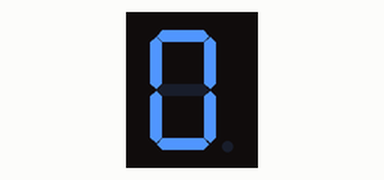
This sketch was run on a simulated Arduino Uno, built with avr-gcc and run on an emulated ATmega328P. Shown: 1-digit seven-segment display. Wiring (inferred from the names in the program): 1-digit 7-segment display, segments lit when HIGH: segments pin 7, pin 11, pin 8, pin 10, pin 6, pin 5, pin 4, pin 9. The segment pins are drawn as the display they are named for; what the sketch prints to the serial monitor is not drawn.

Above: at 0.2 s.
At 1.2 s:
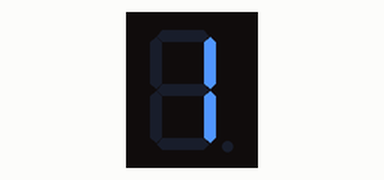
At 3.2 s:
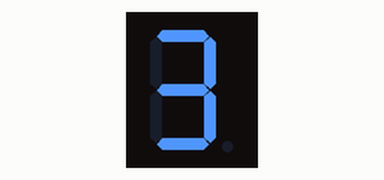
At 5.2 s:
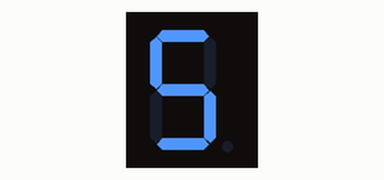
At 7.2 s:
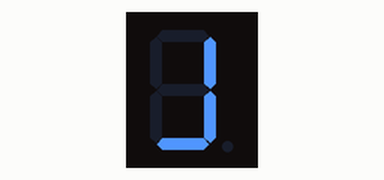
At 10.2 s:
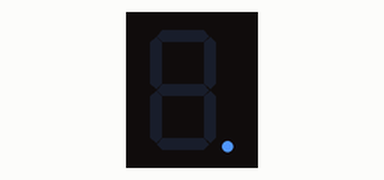

Measured:
- by itself, everything shown: repeats every 11.0 s, in 11 steps
- what the display in image 0 shows lasts 1.0 s, from 0.1 s to 1.1 s

The sketch:

sketch_jan17a-7segtest.ino
```cpp
// (licence header left out)
// Map LED pins to IO pins (pins 3, 8 not needed)
const int p1  = 6;
const int p2  = 7;
const int p4  = 8;
const int p5  = 9;
const int p6  = 11;
const int p7  = 10;
const int p9  = 5;
const int p10 = 4;

int pinMap[8][1] = {
  {4},
  {5},
  {6},
  {7},
  {8},
  {9},
  {10},
  {11}
};

byte num_0[] = {0,1,1,1,1,0,1,1};
byte num_1[] = {0,0,0,0,1,0,0,1};
byte num_2[] = {1,0,1,1,0,0,1,1};
byte num_3[] = {1,0,0,1,1,0,1,1};
byte num_4[] = {1,1,0,0,1,0,0,1};
byte num_5[] = {1,1,0,1,1,0,1,0};
byte num_6[] = {1,1,1,1,1,0,1,0};
byte num_7[] = {0,0,0,0,1,0,1,1};
byte num_8[] = {1,1,1,1,1,0,1,1};
byte num_9[] = {1,1,0,1,1,0,1,1};

byte char_dot[] = {0,0,0,0,0,1,0,0};

void setup() {
  Serial.begin(9600);
  int i;
  for (i=0; i<8; i++) {
    int j = pinMap[i][0];
    Serial.print("Setting pin ");
    Serial.print(j);
    Serial.print(" to output!\n");
    pinMode(pinMap[i][0], OUTPUT);
  }
}

void loop() {
  render(num_0);
  delay(1000);
  render(num_1);
  delay(1000);
  render(num_2);
  delay(1000);
  render(num_3);
  delay(1000);
  render(num_4);
  delay(1000);
  render(num_5);
  delay(1000);
  render(num_6);
  delay(1000);
  render(num_7);
  delay(1000);
  render(num_8);
  delay(1000);
  render(num_9);
  delay(1000);
  render(char_dot);
  delay(1000);

  /* DEBUG
  int i;
  for (i=0; i<=8; i++) {
    digitalWrite(pinMap[i][0], HIGH);
    delay(1000);
    digitalWrite(pinMap[i][0], LOW);
  }
  */
}

void render(byte n[]) {
  int i;

  for (i=0; i<=8; i++) {
    //Serial.println(n[i]);
    if (int(n[i]) == 1) {
      digitalWrite(pinMap[i][0], HIGH);
    } else {
      digitalWrite(pinMap[i][0], LOW);
    }
  }
}
```
